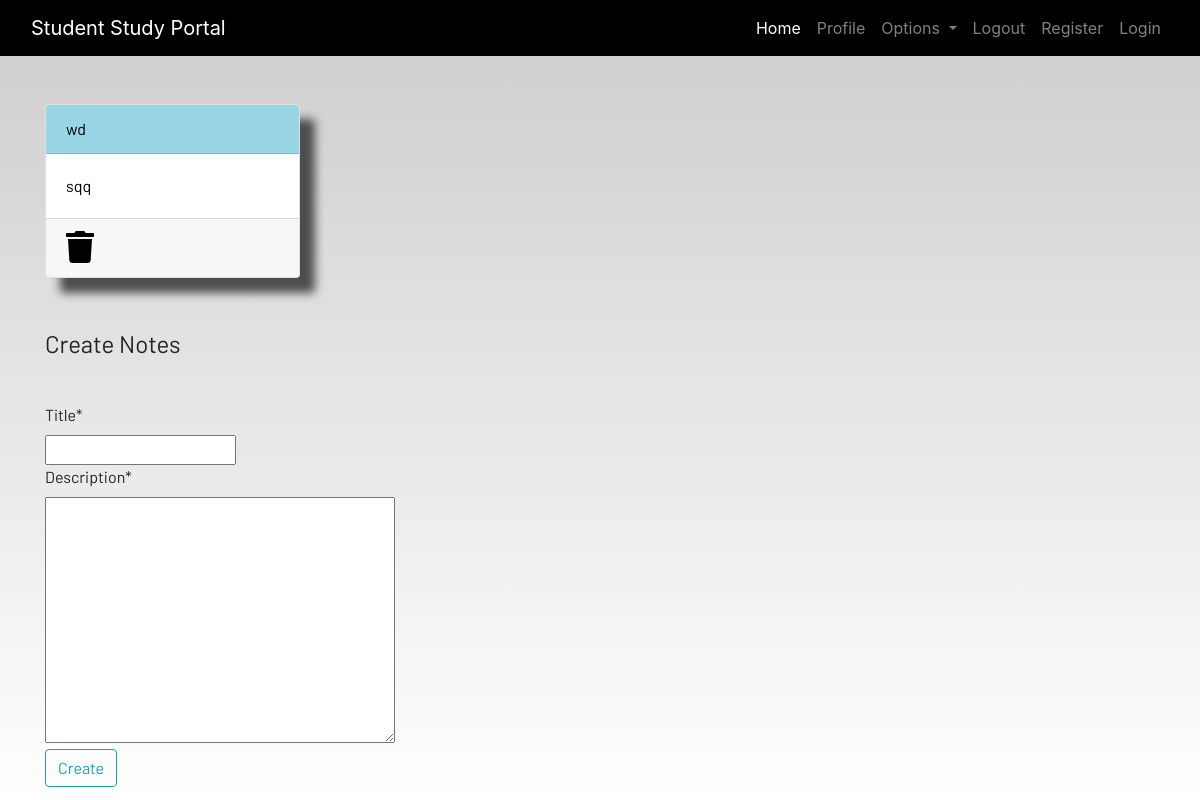
/notes (signed in), run on an earlier commit of the app's database.
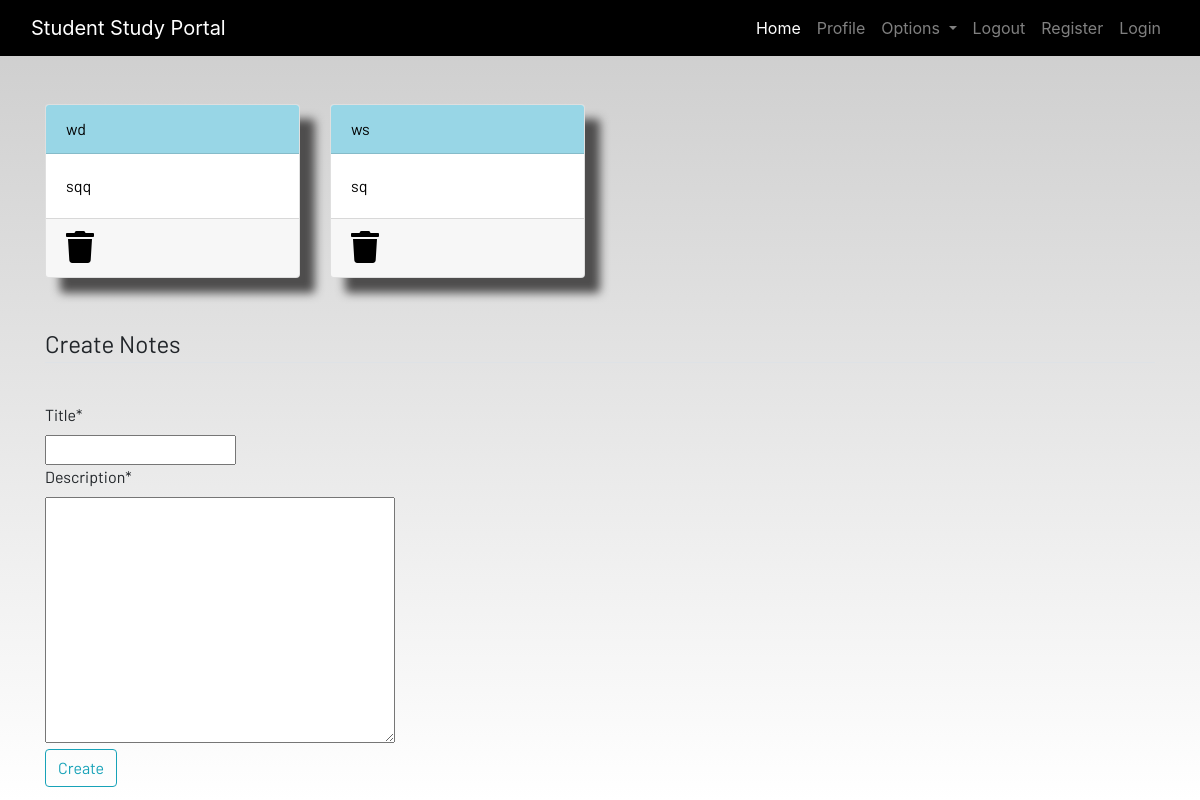
And on a later commit of the database.
### dashboard/models.py (models this page shows, shortened)
class Notes(models.Model):
    user = models.ForeignKey(User, on_delete=models.CASCADE)
    title = models.CharField(max_length=100)
    description = models.TextField()
    class Meta:
        verbose_name = "notes"
        verbose_name_plural = "notes"

### dashboard/views.py (the view)
# urls.py: path('notes', notes, name='notes'),
def notes(request):
    if request.method == "POST":
        form = NotesForm(request.POST)
        if form.is_valid():
            notes = Notes(
                user=request.user, title=request.POST['title'], description=request.POST['description'])
            notes.save()
        messages.success(
            request, f'Notes added from{request.user.username}successfully')
    else:
        form = NotesForm()
    notes = Notes.objects.filter(user=request.user)
    context = {
        'form': form, 'notes': notes
    }
    return render(request, 'notes.html', context)

### dashboard/forms.py
class NotesForm(forms.ModelForm):
    class Meta:
        model = Notes
        fields = ['title', 'description']

### dashboard/templates/notes.html (shortened to what this page needs)
{% extends 'base.html' %} {% load static %} {% block content %}
<div class="container">
  <div class="row">
    {% for note in notes %}
    <div class="col-md-3">
      <a href="{% url 'note-detail' note.id %}">
        <div class="card">
          <div class="card-header">{{note.title}}</div>
          <div class="card-body">{{note.description}}</div>
          <div class="card-footer mt-auto">
            <a href="{% url 'delete-note' note.id %}">
              <i class="fa fa-trash fa-2x"></i
            ></a>
          </div>
        </div>
      </a>
    </div>
    {% endfor %}
    <br /><br />
  </div>
</div>
<br /><br />
<div class="container">
  <form method="POST">
    <fieldset class="form-group">
      <legend class="border-bottom mb-4">Create Notes</legend>
    </fieldset>
    {% load crispy_forms_tags %} {{form|crispy}}
    <div class="form-group">
      <button href="" class="btn btn-outline-info" type="submit">Create</button>
    </div>
  </form>
</div>
{% endblock content %}

What changed in the data, as far as the page shows it:
added Notes: title "ws", description "sq"
